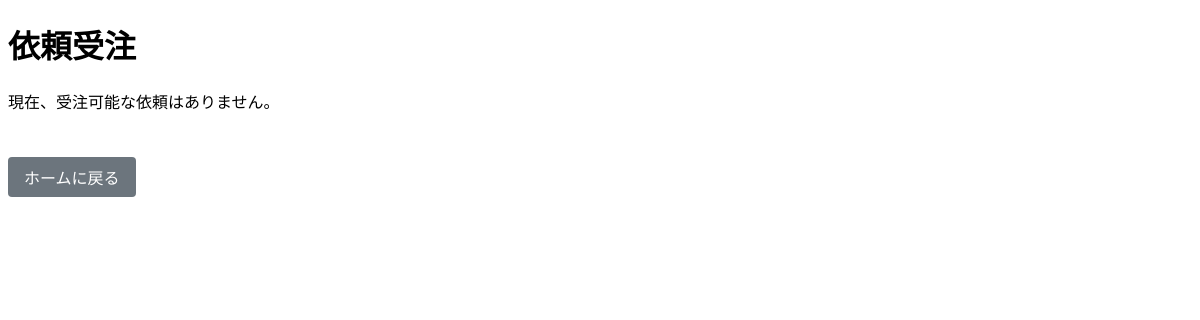
Before: /worker/receive/ (signed in) with the older database file.
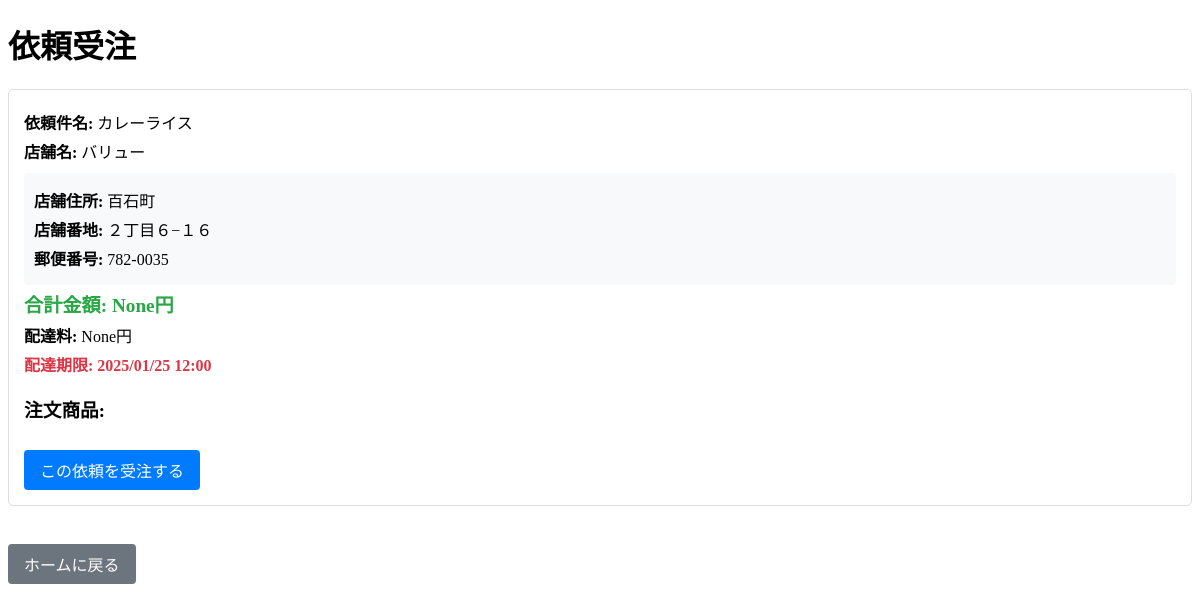
After: the same page with the newer database file.
### client_app/models.py (models this page shows, shortened)
class Task(models.Model):
	client = models.ForeignKey(
		CustomUser,
		on_delete=models.SET(get_sentinel_user),
		related_name='client',
		null=True, # TODO:仮でnullを許可する
		blank=True, # TODO: 仮でblankを許可する
		verbose_name="クライアント",
	)
	worker = models.ForeignKey(
		CustomUser,
		on_delete=models.SET(get_sentinel_user),
		related_name='worker',
		null=True,
		blank=True,
		verbose_name="配達員",
	)
	title = models.CharField(
		max_length=60,
		verbose_name="依頼件名",
	)
	created_at = models.DateTimeField(
		auto_now_add=True,
		verbose_name="注文した時間",
	)
	limit_of_time = models.DateTimeField(
		verbose_name="配達期限時間",
	)
	status = models.CharField(
		max_length=1,
		default="0",
		verbose_name="配達ステータス",
		help_text="0: 注文済み, 1: 配達中, 2: 承認待ち, 3: 再申請待ち, 4: 配達完了",
	)
	delivery_completion_time = models.DateTimeField(
		blank=True,
		null=True,
		verbose_name="配達完了時間",
	)
	shop_name = models.CharField(
		max_length=150,
		verbose_name="店舗名",
	)
	shop_post_code = models.CharField(
		max_length=15,
		verbose_name="店舗の郵便番号",
	)
	shop_address = models.CharField(
		max_length=150,
		verbose_name="店舗の住所",
		help_text="高知県香美市土佐山田町に続く住所"
	)
	shop_street_address = models.CharField(
		max_length=150,
		verbose_name="店舗の番地",
	)

class Transaction(models.Model):
	task = models.OneToOneField(
		Task,  # 対応するTaskモデルのクラス名
		on_delete=models.CASCADE,  # Taskが削除されたときに対応するTransactionも削除される
		related_name='transaction',  # Taskモデルから関連するTransactionsをアクセスするための名前
		verbose_name="関連するタスク"
	)
	total_cost = models.IntegerField(
		blank=True,
		null=True,
		verbose_name="合計金額"
	)
	courier_reward_amount = models.IntegerField(
		blank=True,
		null=True,
		verbose_name="給料"
	)
	delivery_fee = models.IntegerField(
		blank=True,
		null=True,
		verbose_name="配達手数料"
	)
	payment_fee_date = models.DateTimeField(
		blank=True,
		null=True,
		verbose_name="サービス代金支払い日付"
	)
	courier_item_payment_date = models.DateTimeField(
		blank=True,
		null=True,
		verbose_name="商品代金支払い日付"
	)
	courier_reward_date = models.DateTimeField(
		blank=True,
		null=True,
		verbose_name="報酬支払日付"
	)
	pay_courier_reward = models.BooleanField(
		blank=True,
		null=True,
		default=False,
	)
	pay_courier_item = models.BooleanField(
		blank=True,
		null=True,
		default=False,
	)
	pay_fee = models.BooleanField(
		blank=True,
		null=True,
		default=False,
	)

### worker_app/views.py (the view)
# urls.py: path('receive/', views.receive_request_view, name='receive_request'), # 依頼受注（一覧）
@login_required
def receive_request_view(request):
    now = timezone.now()
    pending_tasks = Task.objects.filter(
        status='0',  # 注文済み
        worker=None, # 配達員が決まっていない
        limit_of_time__gt=now  # 配達期限が現在時刻より後のもののみ
    ).exclude(
        client=request.user
    ).order_by('limit_of_time')
    return render(request, 'worker_app/receive_request.html', {'tasks': pending_tasks})

### templates/worker_app/receive_request.html (shortened to what this page needs)
<!DOCTYPE html>
<html lang="ja">
<head>
</head>
<body>
    <h1>依頼受注</h1>
    <div class="request-list">
        {% for task in tasks %}
            <div class="request-card">
                <div class="request-info"><strong>依頼件名:</strong> {{ task.title }}</div>
                <div class="request-info"><strong>店舗名:</strong> {{ task.shop_name }}</div>
                <div class="shop-info">
                    <div class="request-info"><strong>店舗住所:</strong> {{ task.shop_address }}</div>
                    <div class="request-info"><strong>店舗番地:</strong> {{ task.shop_street_address }}</div>
                    <div class="request-info"><strong>郵便番号:</strong> {{ task.shop_post_code }}</div>
                </div>
                {% if task.transaction %}
                    <div class="request-info cost"><strong>合計金額:</strong> {{ task.transaction.total_cost }}円</div>
                    <div class="request-info"><strong>配達料:</strong> {{ task.transaction.delivery_fee }}円</div>
                {% endif %}
                <div class="request-info deadline"><strong>配達期限:</strong> {{ task.limit_of_time|date:"Y/m/d H:i" }}</div>
                <h3>注文商品:</h3>
                <a href="{% url 'worker_app:confirm_request' pk=task.id %}" class="btn">この依頼を受注する</a>
            </div>
        {% empty %}
            <p>現在、受注可能な依頼はありません。</p>
        {% endfor %}
    </div>
    <br>
    <a href="{% url 'worker_app:mypage' %}" class="btn" style="background-color: #6c757d;">ホームに戻る</a>
</body>
</html>

### templates/worker_app/receive_request.html (style rules this page uses)
.request-card { border: 1px solid #ddd; padding: 15px; margin: 10px 0; border-radius: 5px; }
.request-info { margin: 5px 0; }
.btn { display: inline-block; padding: 8px 16px; background-color: #007bff; color: white; text-decoration: none; border-radius: 4px; margin-top: 10px; }
.cost { font-size: 1.2em; color: #28a745; font-weight: bold; }
.deadline { color: #dc3545; font-weight: bold; }
.shop-info { margin-top: 10px; padding: 10px; background-color: #f8f9fa; border-radius: 4px; }

Changed rows visible on the page:
added Task: title "カレーライス", shop_name "バリュー", shop_address "百石町", shop_street_address "２丁目６−１６", shop_post_code "782-0035", transaction.total_cost "None", transaction.delivery_fee "None", limit_of_time "2025/01/25 12:00"
Other visible differences:
text no longer shown: "現在、受注可能な依頼はありません。"
